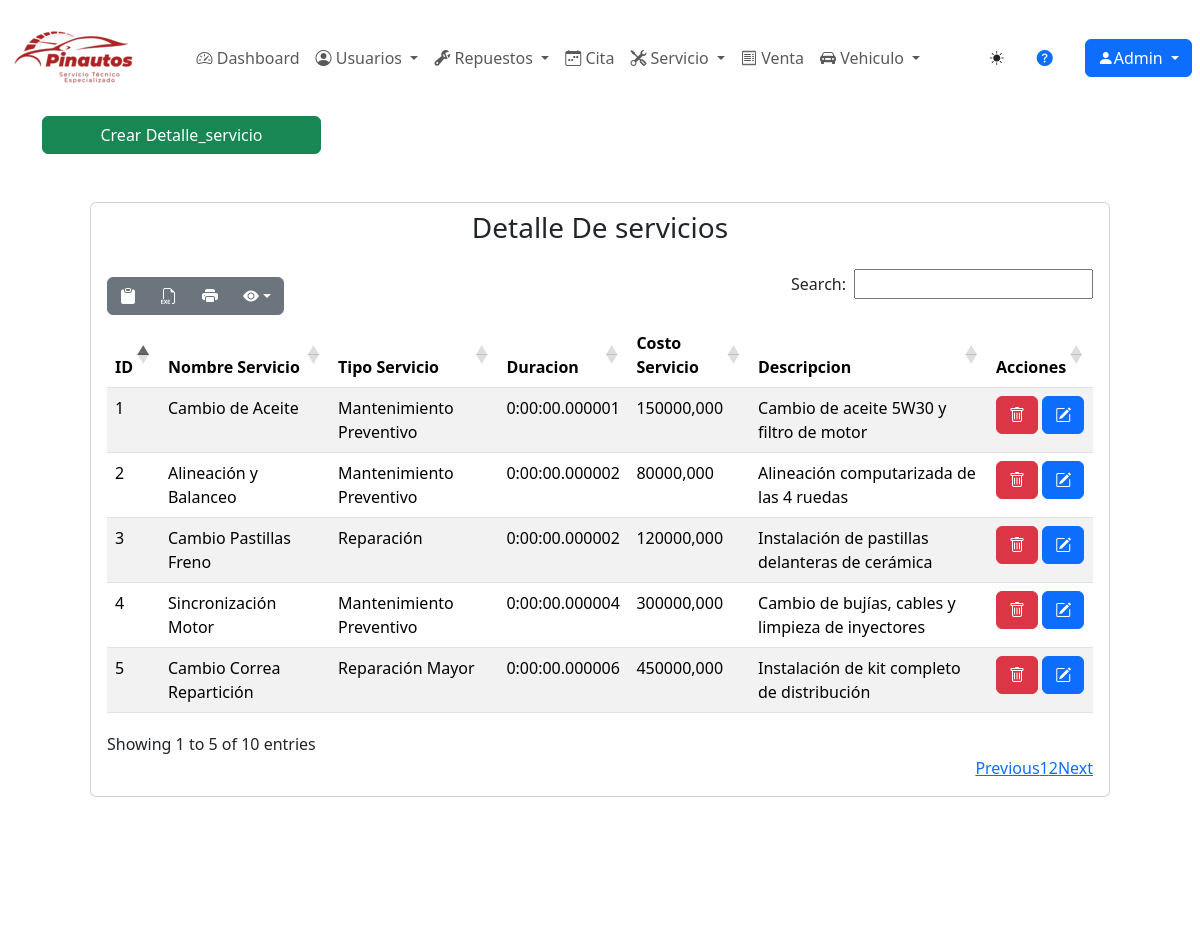
The app's page /servicio/detalle_servicio/ (signed in) with its own data.
### servicio/models.py (models this page shows, shortened)
class Detalle_servicio(models.Model):
    nombreservicio= models.CharField(max_length=20,verbose_name="Nombre de Servicio",default="")
    tipo_servicio= models.CharField(max_length=45,verbose_name="Tipo de Servicio",default="")
    duracion = models.DurationField(verbose_name="Duración de la cita", default=datetime.timedelta(seconds=0))
    costoservicio = models.DecimalField(max_digits=10,decimal_places=3,verbose_name="Costo Servico",default=0.000)
    descripcion= models.CharField(max_length=45,verbose_name="Descripción",default="")
    class Meta:
        verbose_name_plural = "Detalle_servicio"

### servicio/views.py (the view)
# urls.py: path('detalle_servicio/', detalleservicio_listar, name="detalleservicios" ),
@login_required
def detalleservicio_listar(request):
    titulo="Detalle_servicio"
    modulo ="Servicio"
    detalle_servicio= Detalle_servicio.objects.all()
    context={
        "titulo":titulo,
        "modulo":modulo,
        "detalleservicios":detalle_servicio
    }
    return render(request,"servicio/detalleservicio/listar.html", context)

### base/templates/servicio/detalleservicio/listar.html (shortened to what this page needs)
{% extends 'partials/body.html' %}
{% load static %}
{% block contenido %}
<a href="{% url 'detalleservicios-crear' %}" class="btn btn-success w-25">Crear {{titulo}}</a>
<div class="card fondcard m-5">
  <h3 class="text-center m-2">Detalle De servicios</h3>
  <div class="card-body">
            <table id="example2" class="table table-striped" style="width:100%">
              <thead>
                <tr>
                  <th>ID</th>
                  <th>Nombre Servicio</th>
                  <th>Tipo Servicio</th>
                  <th>Duracion</th>
                  <th>Costo Servicio</th>
                  <th>Descripcion</th>
                  <th>Acciones</th>
                </tr>
              </thead>
              <tbody>
                {% for detalle_servicio in detalleservicios %}
                  {% if detalle_servicio.estado != "0" %}
                    <tr>
                      <td>{{ detalle_servicio.id }}</td>
                      <td>{{ detalle_servicio.nombreservicio }}</td>
                      <td>{{ detalle_servicio.tipo_servicio }}</td>
                      <td>{{ detalle_servicio.duracion }}</td>
                      <td>{{ detalle_servicio.costoservicio }}</td>
                      <td>{{ detalle_servicio.descripcion }}</td>
                      <td>
                        <button type="button" onclick="changeURL('{{ detalle_servicio.id }}')" data-taller-pinautos="{{ detalle_servicio.id }}" class="btnEliminar btn btn-danger" data-bs-toggle="modal" data-bs-target="#modalConf">
                          <i class="bi bi-trash"></i>
                        </button>
                        <a class="btn btn-primary" href="{% url 'detalleservicios-modificar' detalle_servicio.id %}">
                          <i class="bi bi-pencil-square"></i>
                        </a>
                      </td>
                    </tr>
                  {% endif %}
                {% endfor %}
              </tbody>
            </table>
          </div>
        </div>
      </div>
{% endblock contenido %}

### base/templates/partials/header.html (shortened to what this page needs)
{% load static %}
<nav class="navbar navbar-expand-md fondoheader textcolor">
  <div class="container-fluid">
    <a class="navbar-brand" href="{% url 'index' %}">
      <img src="{% static 'img/Logos/LogoHeader.png' %}" alt="Pinautos">
    </a>
    <div class="collapse navbar-collapse justify-content-center" id="menu">
      <ul class="navbar-nav ">
        <li class="nav-item ">
          <a href="{% url 'index' %}" class="nav-link textcolor"><i class="bi bi-speedometer2"></i> Dashboard</a>
        </li>
        <li class="nav-item dropdown ">
          <a class="nav-link dropdown-toggle textcolor" href="#" id="navbarDropdown1" role="button" data-bs-toggle="dropdown" aria-expanded="false">
            <i class="bi bi-person-circle"></i> Usuarios
          </a>
        </li>
        <li class="nav-item dropdown">
          <a class="nav-link dropdown-toggle textcolor" href="#" id="navbarDropdown2" role="button" data-bs-toggle="dropdown" aria-expanded="false">
            <i class="bi bi-wrench-adjustable"></i> Repuestos
          </a>
        </li>
        <li class="nav-item">
          <a class="nav-link textcolor" href="{% url 'citas' %}">
            <i class="bi bi-calendar-week"></i> Cita
          </a>
        </li>
        <li class="nav-item dropdown">
          <a class="nav-link dropdown-toggle textcolor" href="#" id="navbarDropdown4" role="button" data-bs-toggle="dropdown" aria-expanded="false">
            <i class="bi bi-tools"></i> Servicio
          </a>
        </li>
        <li class="nav-item">
          <a class="nav-link textcolor" href="{% url 'ventas' %}">
            <i class="bi bi-receipt"></i> Venta
          </a>
        </li>
        <li class="nav-item dropdown">
          <a class="nav-link dropdown-toggle textcolor" href="#" id="navbarDropdown6" role="button" data-bs-toggle="dropdown" aria-expanded="false">
            <i class="bi bi-car-front-fill"></i> Vehiculo
          </a>
        </li>
      </ul>
    </div>
  </div>
  <button id="tema-toggle" class="btn btn-sm fondboton ms-2">
    <i class="bi bi-sun-fill" id="icono-sol"></i>
  </button>
  <a href="{% url 'Manualayudaclientes' %}" class=" text-decoration-none m-4 textcolor"><i class="bi bi-question-circle-fill"></i></a>
  <div class="btn-group m-2">
    <button type="button" class="btn btn-primary dropdown-toggle" data-bs-toggle="dropdown" aria-haspopup="true" aria-expanded="false">
      <i class="bi bi-person-fill"></i>{{ user.username|title }}
    </button>
  </div>
</nav>

### static/css/partial/body.css (style rules this page uses)
body { position: relative; padding-bottom: 115px; min-height: 100vh; }

### records on screen
Detalle_servicio: id "1", nombreservicio "Cambio de Aceite", tipo_servicio "Mantenimiento Preventivo", duracion "0:00:00.000001", costoservicio "150000,000", descripcion "Cambio de aceite 5W30 y filtro de motor"
Detalle_servicio: id "2", nombreservicio "Alineación y Balanceo", tipo_servicio "Mantenimiento Preventivo", duracion "0:00:00.000002", costoservicio "80000,000", descripcion "Alineación computarizada de las 4 ruedas"
Detalle_servicio: id "3", nombreservicio "Cambio Pastillas Freno", tipo_servicio "Reparación", duracion "0:00:00.000002", costoservicio "120000,000", descripcion "Instalación de pastillas delanteras de cerámica"
Detalle_servicio: id "4", nombreservicio "Sincronización Motor", tipo_servicio "Mantenimiento Preventivo", duracion "0:00:00.000004", costoservicio "300000,000", descripcion "Cambio de bujías, cables y limpieza de inyectores"
Detalle_servicio: id "5", nombreservicio "Cambio Correa Repartición", tipo_servicio "Reparación Mayor", duracion "0:00:00.000006", costoservicio "450000,000", descripcion "Instalación de kit completo de distribución"

### other values on screen
{{ user.username|title }} "Admin"
{{ titulo }} "Detalle_servicio"
